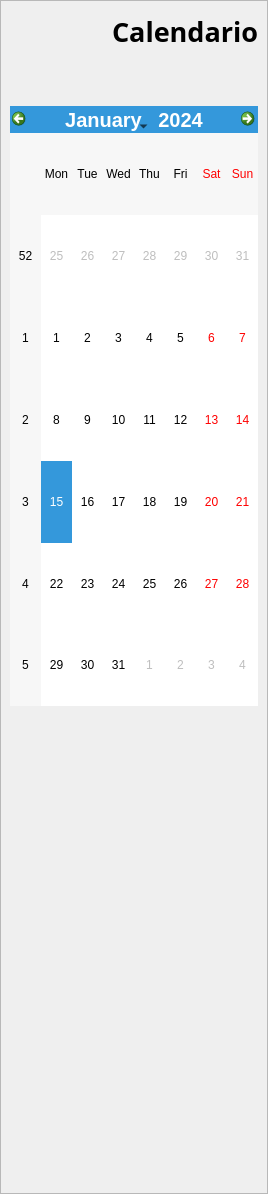
                 <widget class="QWidget" name="Calendario_2">
                  <layout class="QHBoxLayout" name="horizontalLayout_9">
                   <property name="spacing">
                    <number>0</number>
                   </property>
                   <property name="leftMargin">
                    <number>0</number>
                   </property>
                   <property name="topMargin">
                    <number>0</number>
                   </property>
                   <property name="rightMargin">
                    <number>0</number>
                   </property>
                   <property name="bottomMargin">
                    <number>0</number>
                   </property>
                   <item>
                    <widget class="QFrame" name="frame_6">
                     <property name="frameShape">
                      <enum>QFrame::StyledPanel</enum>
                     </property>
                     <property name="frameShadow">
                      <enum>QFrame::Raised</enum>
                     </property>
                     <layout class="QVBoxLayout" name="verticalLayout_8">
                      <item>
                       <spacer name="verticalSpacer">
                        <property name="orientation">
                         <enum>Qt::Vertical</enum>
                        </property>
                        <property name="sizeHint" stdset="0">
                         <size>
                          <width>20</width>
                          <height>3</height>
                         </size>
                        </property>
                       </spacer>
                      </item>
                      <item>
                       <layout class="QVBoxLayout" name="verticalLayout_7">
                        <item>
                         <widget class="QLabel" name="label_2">
                          <property name="font">
                           <font>
                            <family>Lucida Calligraphy</family>
                            <pointsize>20</pointsize>
                            <weight>75</weight>
                            <bold>true</bold>
                           </font>
                          </property>
                          <property name="text">
                           <string>Calendario</string>
                          </property>
                          <property name="alignment">
                           <set>Qt::AlignRight|Qt::AlignTrailing|Qt::AlignVCenter</set>
                          </property>
                         </widget>
                        </item>
                        <item>
                         <spacer name="verticalSpacer_4">
                          <property name="orientation">
                           <enum>Qt::Vertical</enum>
                          </property>
                          <property name="sizeHint" stdset="0">
                           <size>
                            <width>20</width>
                            <height>50</height>
                           </size>
                          </property>
                         </spacer>
                        </item>
                        <item>
                         <widget class="QCalendarWidget" name="calendarWidget">
                          <property name="minimumSize">
                           <size>
                            <width>0</width>
                            <height>600</height>
                           </size>
                          </property>
                          <property name="maximumSize">
                           <size>
                            <width>16777215</width>
                            <height>10002</height>
                           </size>
                          </property>
                          <property name="styleSheet">
                           <string notr="true">QCalendarWidget QAbstractItemView {
    background-color: #ffffff; /* Cambia el color del fondo de la parte superior */
    selection-background-color: #3498db; /* Cambia el color de fondo de la selección */
    font-family: &quot;Lucida Calligraphy&quot;, cursive; /* Cambia el tipo de fuente del texto */
}

QCalendarWidget QWidget#qt_calendar_navigationbar {
    background-color: #3498db; /* Cambia el color de fondo de la parte superior */
    color: #ffffff; /* Cambia el color del texto */
    font-family: &quot;Lucida Calligraphy&quot;, cursive; /* Cambia el tipo de fuente del texto */
    font-size: 20px; /* Cambia el tamaño de la fuente */
}

QCalendarWidget QToolButton {

    background-color: #3498db; /* Cambia el color de fondo de los botones */
    border: none; /* Elimina el borde de los botones */
    font-family: &quot;Lucida Calligraphy&quot;, cursive; /* Cambia el tipo de fuente del texto */
}</string>
                          </property>
                         </widget>
                        </item>
                       </layout>
                      </item>
                      <item>
                       <spacer name="verticalSpacer_2">
                        <property name="orientation">
                         <enum>Qt::Vertical</enum>
                        </property>
                        <property name="sizeHint" stdset="0">
                         <size>
                          <width>20</width>
                          <height>478</height>
                         </size>
                        </property>
                       </spacer>
                      </item>
                     </layout>
                    </widget>
                   </item>
                  </layout>
                 </widget>
